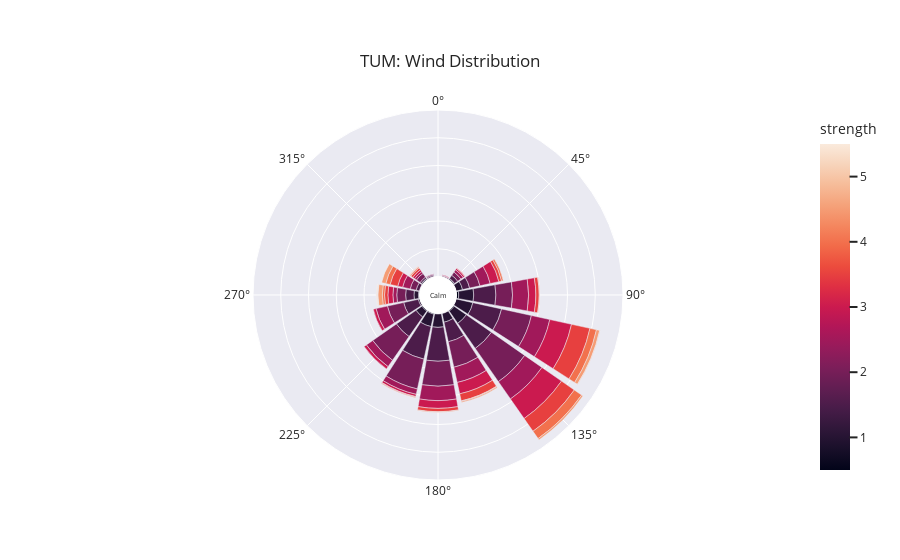
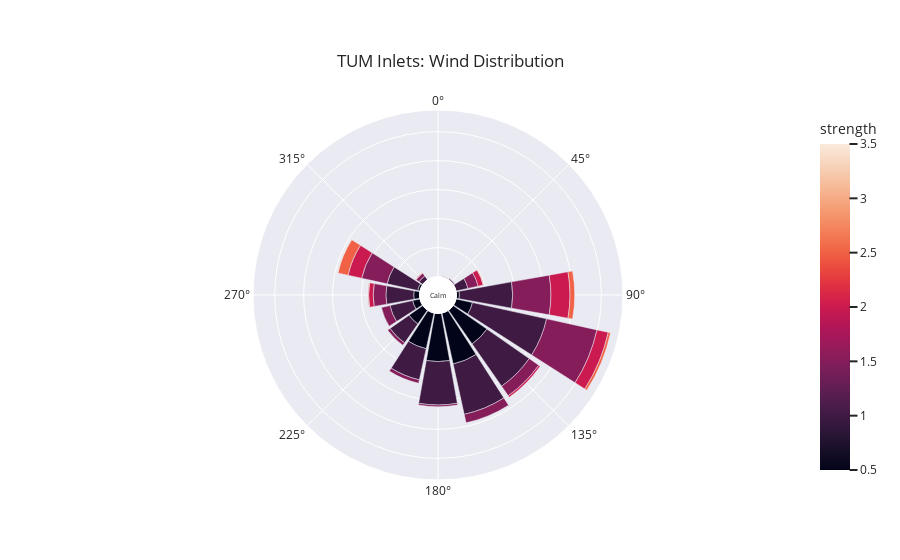
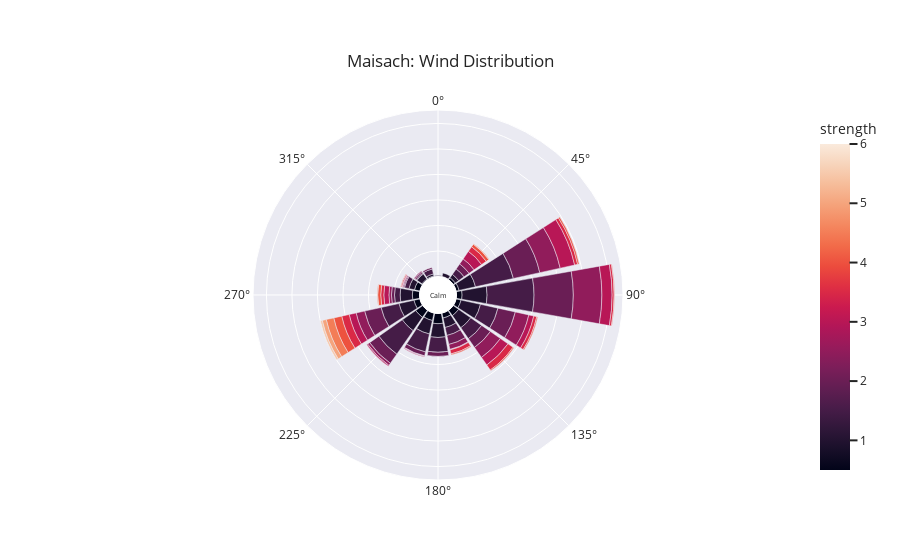
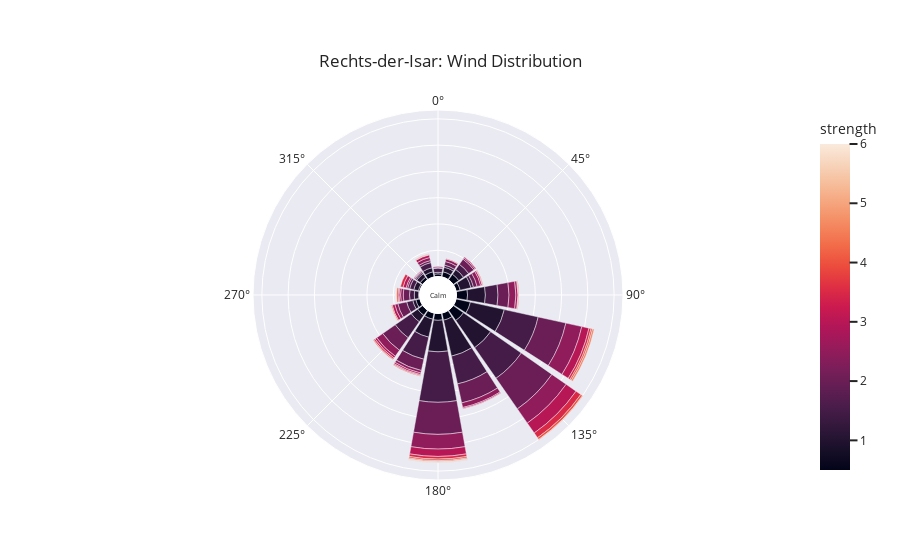

Notebook code for these charts, in order:
### Code cell
# plot wind at 3m pole inlet
plot_wind_rose(df,6, 'TUM')
# side by side
plot_wind_rose(df,5, 'TUM Inlets') # was 16 until 06.02.2024
# Maisach
plot_wind_rose(df,16, 'Maisach') # was 1 until 06.02.2024
# Rechts-der-Isar
plot_wind_rose(df,2, 'Rechts-der-Isar')
# Finsing
plot_wind_rose(df,3, 'Finsing') # was 15 until 20.02.2024
# Großhadern
plot_wind_rose(df,20, 'Großhadern') # was 4 until 12.02.2024
# Großhadern
plot_wind_rose(df,18, 'Pasing') # was 5 until 06.02.2024
# Feldkirchen
plot_wind_rose(df,13, 'Feldkirchen') # was 7 until 20.02.2024
# Taufkirchen
plot_wind_rose(df,12, 'Taufkirchen') # was 8 until 12.02.2024
# Finsing
plot_wind_rose(df,5, 'DLR') # was 14 until 26.02.2024

### Figure 1 — Plotly figure (JSON) as saved in the notebook; plotly's stock layout.template omitted (floating-point values rounded to 4 significant figures)
{"data": [{"hovertemplate": "count=%{r}<br>cardinal_direction=%{theta}<br>strength=%{marker.color}<extra></extra>", "legendgroup": "", "marker": {"color": [0.5, 0.5, 0.5, 0.5, 0.5, 0.5, 0.5, 0.5, 0.5, 0.5, 1, 1, 1, 1, 1, 1, 1, 1, 1, 1, 1, 1, 1, 1.5, 1.5, 1.5, 1.5, 1.5, 1.5, 1.5, 1.5, 1.5, 1.5, 1.5, 1.5, 1.5, 1.5, 1.5, 2, 2, 2, 2, 2, 2, 2, 2, 2, 2, 2, 2, 2, 2, 2.5, 2.5, 2.5, 2.5, 2.5, 2.5, 2.5, 2.5, 2.5, 2.5, 2.5, 2.5, 2.5, 2.5, 2.5, 3, 3, 3, 3, 3, 3, 3, 3, 3, 3, 3, 3, 3, 3, 3.5, 3.5, 3.5, 3.5, 3.5, 3.5, 3.5, 3.5, 3.5, 3.5, 3.5, 4, 4, 4, 4, 4, 4, 4, 4, 4.5, 4.5, 4.5, 4.5, 4.5, 4.5, 4.5, 4.5, 5, 5, 5, 5.5, 5.5], "coloraxis": "coloraxis", "pattern": {"shape": ""}}, "name": "", "r": [1, 1, 2, 2, 4, 2, 2, 1, 2, 2, 12, 1, 16, 1, 13, 3, 27, 8, 31, 24, 1, 23, 27, 55, 2, 36, 43, 6, 2, 61, 27, 53, 13, 40, 7, 15, 60, 3, 30, 45, 52, 7, 55, 47, 11, 2, 19, 16, 30, 8, 73, 55, 38, 21, 4, 1, 1, 5, 7, 29, 14, 10, 14, 19, 28, 26, 34, 14, 4, 43, 9, 4, 40, 21, 9, 13, 5, 16, 1, 3, 5, 4, 1, 28, 14, 6, 13, 6, 1, 5, 6, 34, 1, 8, 2, 12, 1, 4, 3, 16, 6, 8, 3, 1, 1, 8, 2, 1, 1, 1, 1, 1, 2], "showlegend": false, "subplot": "polar", "theta": [292.5, 180, 135, 270, 90, 315, 45, 157.5, 225, 202.5, 67.5, 337.5, 157.5, 315, 225, 247.5, 90, 270, 112.5, 180, 45, 202.5, 135, 135, 337.5, 157.5, 225, 292.5, 22.5, 180, 247.5, 112.5, 67.5, 90, 45, 270, 202.5, 315, 247.5, 180, 225, 45, 112.5, 157.5, 292.5, 337.5, 67.5, 270, 90, 315, 135, 202.5, 135, 247.5, 315, 337.5, 22.5, 45, 270, 90, 225, 202.5, 292.5, 67.5, 157.5, 180, 112.5, 180, 315, 135, 270, 202.5, 112.5, 157.5, 292.5, 90, 247.5, 67.5, 22.5, 45, 225, 315, 202.5, 135, 292.5, 270, 157.5, 90, 45, 67.5, 180, 112.5, 157.5, 292.5, 315, 112.5, 202.5, 270, 67.5, 135, 112.5, 270, 135, 180, 315, 292.5, 157.5, 90, 315, 112.5, 270, 292.5, 270], "type": "barpolar"}], "layout": {"annotations": [{"font": {"size": 7}, "showarrow": false, "text": "Calm", "x": 0.5, "y": 0.5}], "barmode": "relative", "coloraxis": {"colorbar": {"title": {"text": "strength"}}, "colorscale": [[0, "rgb(2,4,25)"], [0.0625, "rgb(24,15,41)"], [0.125, "rgb(47,23,57)"], [0.1875, "rgb(71,28,72)"], [0.25, "rgb(97,30,82)"], [0.3125, "rgb(123,30,89)"], [0.375, "rgb(150,27,91)"], [0.4375, "rgb(177,22,88)"], [0.5, "rgb(203,26,79)"], [0.5625, "rgb(223,47,67)"], [0.625, "rgb(236,76,61)"], [0.6875, "rgb(242,107,73)"], [0.75, "rgb(244,135,95)"], [0.8125, "rgb(245,162,122)"], [0.875, "rgb(246,188,153)"], [0.9375, "rgb(247,212,187)"], [1, "rgb(250,234,220)"]]}, "legend": {"font": {"size": 14}, "orientation": "h", "tracegroupgap": 0, "x": 0.5, "xanchor": "center", "y": -0.1, "yanchor": "middle"}, "margin": {"t": 110}, "polar": {"angularaxis": {"direction": "clockwise", "rotation": 90}, "domain": {"x": [0, 1], "y": [0, 1]}, "hole": 0.1, "radialaxis": {"linewidth": 0, "showticklabels": false, "ticks": ""}}, "title": {"text": "TUM: Wind Distribution", "xanchor": "center", "yanchor": "top"}}}

### Figure 2 — Plotly figure (JSON) as saved in the notebook; plotly's stock layout.template omitted (floating-point values rounded to 4 significant figures)
{"data": [{"hovertemplate": "count=%{r}<br>cardinal_direction=%{theta}<br>strength=%{marker.color}<extra></extra>", "legendgroup": "", "marker": {"color": [0.5, 0.5, 0.5, 0.5, 0.5, 0.5, 0.5, 0.5, 0.5, 0.5, 1, 1, 1, 1, 1, 1, 1, 1, 1, 1, 1, 1, 1, 1.5, 1.5, 1.5, 1.5, 1.5, 1.5, 1.5, 1.5, 1.5, 1.5, 1.5, 1.5, 1.5, 1.5, 2, 2, 2, 2, 2, 2, 2, 2.5, 2.5, 2.5, 2.5, 2.5, 3, 3, 3.5], "coloraxis": "coloraxis", "pattern": {"shape": ""}}, "name": "", "r": [29, 5, 90, 10, 29, 83, 71, 4, 63, 13, 54, 89, 40, 55, 40, 131, 8, 21, 92, 75, 2, 48, 89, 18, 1, 15, 45, 1, 6, 20, 66, 22, 5, 3, 89, 6, 15, 8, 9, 3, 1, 24, 20, 33, 1, 8, 4, 1, 18, 1, 1, 1], "showlegend": false, "subplot": "polar", "theta": [225, 90, 157.5, 270, 112.5, 180, 135, 292.5, 202.5, 247.5, 292.5, 157.5, 247.5, 202.5, 225, 112.5, 315, 67.5, 90, 180, 45, 270, 135, 67.5, 22.5, 157.5, 292.5, 45, 202.5, 135, 90, 270, 225, 180, 112.5, 315, 247.5, 270, 67.5, 135, 315, 292.5, 112.5, 90, 270, 90, 112.5, 67.5, 292.5, 292.5, 315, 292.5], "type": "barpolar"}], "layout": {"annotations": [{"font": {"size": 7}, "showarrow": false, "text": "Calm", "x": 0.5, "y": 0.5}], "barmode": "relative", "coloraxis": {"colorbar": {"title": {"text": "strength"}}, "colorscale": [[0, "rgb(2,4,25)"], [0.0625, "rgb(24,15,41)"], [0.125, "rgb(47,23,57)"], [0.1875, "rgb(71,28,72)"], [0.25, "rgb(97,30,82)"], [0.3125, "rgb(123,30,89)"], [0.375, "rgb(150,27,91)"], [0.4375, "rgb(177,22,88)"], [0.5, "rgb(203,26,79)"], [0.5625, "rgb(223,47,67)"], [0.625, "rgb(236,76,61)"], [0.6875, "rgb(242,107,73)"], [0.75, "rgb(244,135,95)"], [0.8125, "rgb(245,162,122)"], [0.875, "rgb(246,188,153)"], [0.9375, "rgb(247,212,187)"], [1, "rgb(250,234,220)"]]}, "legend": {"font": {"size": 14}, "orientation": "h", "tracegroupgap": 0, "x": 0.5, "xanchor": "center", "y": -0.1, "yanchor": "middle"}, "margin": {"t": 110}, "polar": {"angularaxis": {"direction": "clockwise", "rotation": 90}, "domain": {"x": [0, 1], "y": [0, 1]}, "hole": 0.1, "radialaxis": {"linewidth": 0, "showticklabels": false, "ticks": ""}}, "title": {"text": "TUM Inlets: Wind Distribution", "xanchor": "center", "yanchor": "top"}}}

### Figure 3 — Plotly figure (JSON) as saved in the notebook; plotly's stock layout.template omitted (floating-point values rounded to 4 significant figures)
{"data": [{"hovertemplate": "count=%{r}<br>cardinal_direction=%{theta}<br>strength=%{marker.color}<extra></extra>", "legendgroup": "", "marker": {"color": [0.5, 0.5, 0.5, 0.5, 0.5, 0.5, 0.5, 0.5, 0.5, 0.5, 0.5, 0.5, 0.5, 0.5, 0.5, 1, 1, 1, 1, 1, 1, 1, 1, 1, 1, 1, 1, 1, 1, 1, 1, 1.5, 1.5, 1.5, 1.5, 1.5, 1.5, 1.5, 1.5, 1.5, 1.5, 1.5, 1.5, 1.5, 1.5, 2, 2, 2, 2, 2, 2, 2, 2, 2, 2, 2, 2, 2, 2, 2.5, 2.5, 2.5, 2.5, 2.5, 2.5, 2.5, 2.5, 2.5, 2.5, 2.5, 2.5, 3, 3, 3, 3, 3, 3, 3, 3, 3, 3, 3, 3.5, 3.5, 3.5, 3.5, 3.5, 3.5, 3.5, 3.5, 3.5, 4, 4, 4, 4, 4, 4, 4, 4, 4, 4.5, 4.5, 4.5, 5, 5.5, 6], "coloraxis": "coloraxis", "pattern": {"shape": ""}}, "name": "", "r": [5, 13, 20, 2, 11, 1, 14, 12, 15, 17, 11, 10, 10, 2, 6, 27, 39, 29, 7, 49, 33, 11, 32, 24, 27, 2, 4, 19, 30, 12, 8, 2, 11, 56, 92, 36, 76, 16, 36, 35, 26, 10, 9, 13, 29, 22, 77, 6, 8, 33, 3, 3, 8, 53, 35, 21, 18, 2, 12, 12, 56, 24, 2, 1, 41, 5, 10, 27, 5, 17, 2, 14, 1, 10, 1, 10, 18, 20, 18, 1, 2, 29, 6, 6, 8, 11, 15, 4, 6, 2, 12, 2, 6, 3, 1, 1, 2, 6, 2, 16, 1, 1, 15, 8, 4, 1], "showlegend": false, "subplot": "polar", "theta": [45, 135, 180, 315, 292.5, 22.5, 270, 247.5, 202.5, 225, 90, 112.5, 157.5, 337.5, 67.5, 180, 112.5, 135, 22.5, 90, 67.5, 292.5, 225, 270, 202.5, 0, 337.5, 157.5, 247.5, 315, 45, 315, 270, 225, 90, 247.5, 67.5, 157.5, 202.5, 112.5, 135, 337.5, 292.5, 45, 180, 225, 90, 270, 180, 247.5, 315, 337.5, 202.5, 67.5, 112.5, 135, 157.5, 292.5, 45, 45, 90, 135, 315, 202.5, 67.5, 225, 157.5, 112.5, 270, 247.5, 292.5, 247.5, 292.5, 112.5, 202.5, 270, 45, 90, 135, 157.5, 225, 67.5, 112.5, 270, 157.5, 45, 247.5, 90, 67.5, 292.5, 135, 135, 270, 67.5, 90, 292.5, 112.5, 45, 157.5, 247.5, 270, 45, 247.5, 247.5, 247.5, 247.5], "type": "barpolar"}], "layout": {"annotations": [{"font": {"size": 7}, "showarrow": false, "text": "Calm", "x": 0.5, "y": 0.5}], "barmode": "relative", "coloraxis": {"colorbar": {"title": {"text": "strength"}}, "colorscale": [[0, "rgb(2,4,25)"], [0.0625, "rgb(24,15,41)"], [0.125, "rgb(47,23,57)"], [0.1875, "rgb(71,28,72)"], [0.25, "rgb(97,30,82)"], [0.3125, "rgb(123,30,89)"], [0.375, "rgb(150,27,91)"], [0.4375, "rgb(177,22,88)"], [0.5, "rgb(203,26,79)"], [0.5625, "rgb(223,47,67)"], [0.625, "rgb(236,76,61)"], [0.6875, "rgb(242,107,73)"], [0.75, "rgb(244,135,95)"], [0.8125, "rgb(245,162,122)"], [0.875, "rgb(246,188,153)"], [0.9375, "rgb(247,212,187)"], [1, "rgb(250,234,220)"]]}, "legend": {"font": {"size": 14}, "orientation": "h", "tracegroupgap": 0, "x": 0.5, "xanchor": "center", "y": -0.1, "yanchor": "middle"}, "margin": {"t": 110}, "polar": {"angularaxis": {"direction": "clockwise", "rotation": 90}, "domain": {"x": [0, 1], "y": [0, 1]}, "hole": 0.1, "radialaxis": {"linewidth": 0, "showticklabels": false, "ticks": ""}}, "title": {"text": "Maisach: Wind Distribution", "xanchor": "center", "yanchor": "top"}}}

### Figure 4 — Plotly figure (JSON) as saved in the notebook; plotly's stock layout.template omitted (floating-point values rounded to 4 significant figures)
{"data": [{"hovertemplate": "count=%{r}<br>cardinal_direction=%{theta}<br>strength=%{marker.color}<extra></extra>", "legendgroup": "", "marker": {"color": [0.5, 0.5, 0.5, 0.5, 0.5, 0.5, 0.5, 0.5, 0.5, 0.5, 0.5, 0.5, 0.5, 0.5, 0.5, 0.5, 1, 1, 1, 1, 1, 1, 1, 1, 1, 1, 1, 1, 1, 1, 1, 1, 1.5, 1.5, 1.5, 1.5, 1.5, 1.5, 1.5, 1.5, 1.5, 1.5, 1.5, 1.5, 1.5, 1.5, 1.5, 1.5, 2, 2, 2, 2, 2, 2, 2, 2, 2, 2, 2, 2, 2, 2, 2, 2, 2.5, 2.5, 2.5, 2.5, 2.5, 2.5, 2.5, 2.5, 2.5, 2.5, 2.5, 2.5, 2.5, 2.5, 2.5, 2.5, 3, 3, 3, 3, 3, 3, 3, 3, 3, 3, 3, 3, 3, 3, 3.5, 3.5, 3.5, 3.5, 3.5, 3.5, 3.5, 3.5, 3.5, 3.5, 3.5, 4, 4, 4, 4, 4, 4, 4, 4, 4, 4.5, 4.5, 4.5, 4.5, 4.5, 4.5, 5, 5, 5.5, 5.5, 6], "coloraxis": "coloraxis", "pattern": {"shape": ""}}, "name": "", "r": [24, 8, 3, 28, 13, 12, 10, 21, 12, 14, 5, 10, 6, 13, 2, 8, 8, 70, 3, 11, 15, 9, 66, 9, 6, 8, 34, 60, 21, 8, 63, 35, 8, 96, 66, 54, 43, 12, 12, 9, 8, 71, 3, 24, 4, 5, 37, 10, 22, 61, 54, 29, 17, 2, 21, 71, 37, 7, 7, 12, 4, 4, 1, 12, 7, 6, 3, 5, 13, 1, 3, 14, 6, 5, 28, 31, 2, 5, 33, 9, 14, 3, 1, 6, 23, 5, 3, 4, 5, 2, 3, 2, 14, 4, 4, 5, 2, 2, 1, 3, 1, 11, 1, 5, 1, 2, 3, 1, 1, 1, 3, 3, 4, 1, 1, 1, 3, 1, 1, 2, 1, 1, 1, 1, 1], "showlegend": false, "subplot": "polar", "theta": [135, 247.5, 292.5, 112.5, 45, 225, 22.5, 90, 202.5, 157.5, 0, 337.5, 315, 180, 270, 67.5, 337.5, 157.5, 0, 45, 225, 292.5, 112.5, 22.5, 247.5, 315, 90, 180, 67.5, 270, 135, 202.5, 292.5, 180, 112.5, 157.5, 202.5, 45, 247.5, 270, 0, 135, 315, 90, 22.5, 67.5, 225, 337.5, 202.5, 180, 112.5, 225, 247.5, 315, 90, 135, 157.5, 22.5, 67.5, 45, 292.5, 337.5, 0, 270, 67.5, 247.5, 45, 270, 90, 315, 292.5, 225, 337.5, 202.5, 180, 112.5, 0, 22.5, 135, 157.5, 112.5, 202.5, 315, 292.5, 135, 247.5, 67.5, 90, 337.5, 157.5, 270, 45, 180, 225, 112.5, 292.5, 270, 202.5, 67.5, 225, 22.5, 135, 90, 180, 157.5, 247.5, 270, 225, 67.5, 337.5, 112.5, 180, 135, 202.5, 337.5, 270, 112.5, 90, 135, 180, 180, 247.5, 180, 247.5, 270], "type": "barpolar"}], "layout": {"annotations": [{"font": {"size": 7}, "showarrow": false, "text": "Calm", "x": 0.5, "y": 0.5}], "barmode": "relative", "coloraxis": {"colorbar": {"title": {"text": "strength"}}, "colorscale": [[0, "rgb(2,4,25)"], [0.0625, "rgb(24,15,41)"], [0.125, "rgb(47,23,57)"], [0.1875, "rgb(71,28,72)"], [0.25, "rgb(97,30,82)"], [0.3125, "rgb(123,30,89)"], [0.375, "rgb(150,27,91)"], [0.4375, "rgb(177,22,88)"], [0.5, "rgb(203,26,79)"], [0.5625, "rgb(223,47,67)"], [0.625, "rgb(236,76,61)"], [0.6875, "rgb(242,107,73)"], [0.75, "rgb(244,135,95)"], [0.8125, "rgb(245,162,122)"], [0.875, "rgb(246,188,153)"], [0.9375, "rgb(247,212,187)"], [1, "rgb(250,234,220)"]]}, "legend": {"font": {"size": 14}, "orientation": "h", "tracegroupgap": 0, "x": 0.5, "xanchor": "center", "y": -0.1, "yanchor": "middle"}, "margin": {"t": 110}, "polar": {"angularaxis": {"direction": "clockwise", "rotation": 90}, "domain": {"x": [0, 1], "y": [0, 1]}, "hole": 0.1, "radialaxis": {"linewidth": 0, "showticklabels": false, "ticks": ""}}, "title": {"text": "Rechts-der-Isar: Wind Distribution", "xanchor": "center", "yanchor": "top"}}}
